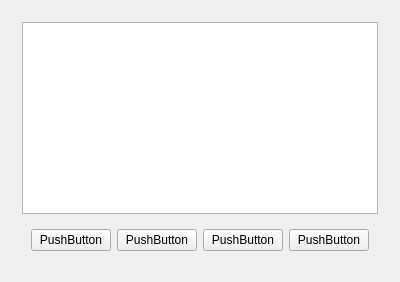
     <widget class="QWidget" name="tab_15">
      <attribute name="title">
       <string>S</string>
      </attribute>
      <layout class="QVBoxLayout" name="verticalLayout_40">
       <item>
        <widget class="QWidget" name="widget" native="true">
         <layout class="QVBoxLayout" name="verticalLayout_41">
          <property name="leftMargin">
           <number>11</number>
          </property>
          <property name="topMargin">
           <number>11</number>
          </property>
          <property name="rightMargin">
           <number>11</number>
          </property>
          <property name="bottomMargin">
           <number>11</number>
          </property>
          <item>
           <layout class="QVBoxLayout" name="verticalLayout_42">
            <item>
             <widget class="QListWidget" name="listWidget_15"/>
            </item>
           </layout>
          </item>
          <item>
           <widget class="MOverlay" name="Overlay_14" native="true">
            <property name="direction" stdset="0">
             <string>S</string>
            </property>
            <layout class="QHBoxLayout" name="horizontalLayout_16">
             <item>
              <widget class="MPushButton" name="pushButton_58">
               <property name="text">
                <string>PushButton</string>
               </property>
              </widget>
             </item>
             <item>
              <widget class="MPushButton" name="pushButton_59">
               <property name="text">
                <string>PushButton</string>
               </property>
              </widget>
             </item>
             <item>
              <widget class="MPushButton" name="pushButton_60">
               <property name="text">
                <string>PushButton</string>
               </property>
              </widget>
             </item>
             <item>
              <widget class="MPushButton" name="pushButton_61">
               <property name="text">
                <string>PushButton</string>
               </property>
              </widget>
             </item>
            </layout>
           </widget>
          </item>
         </layout>
        </widget>
       </item>
      </layout>
     </widget>
